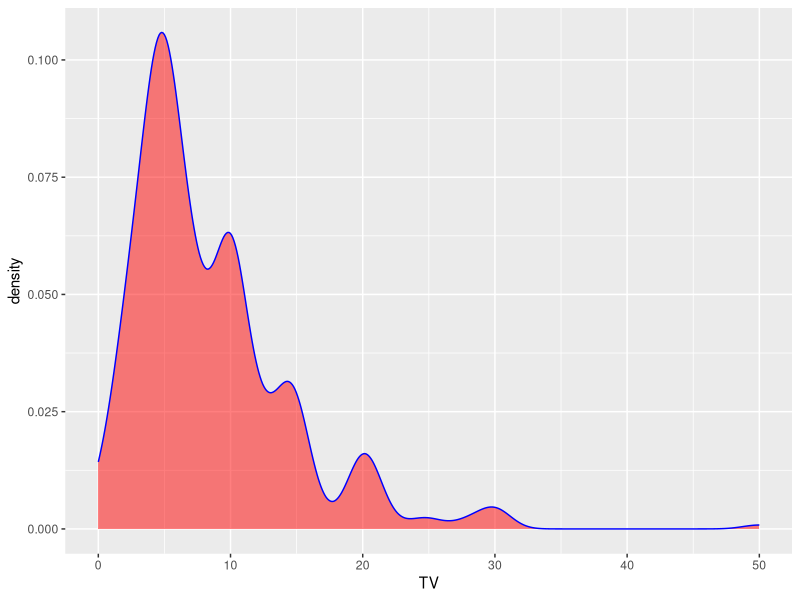
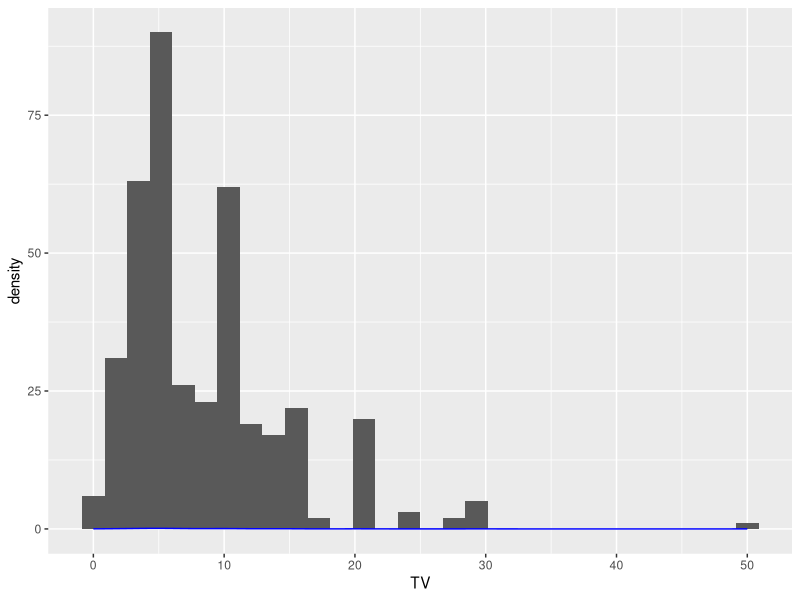
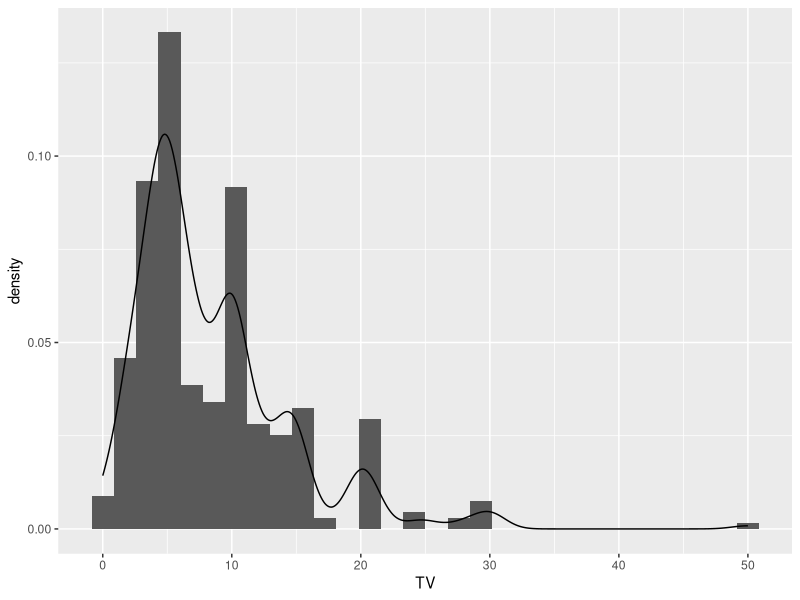
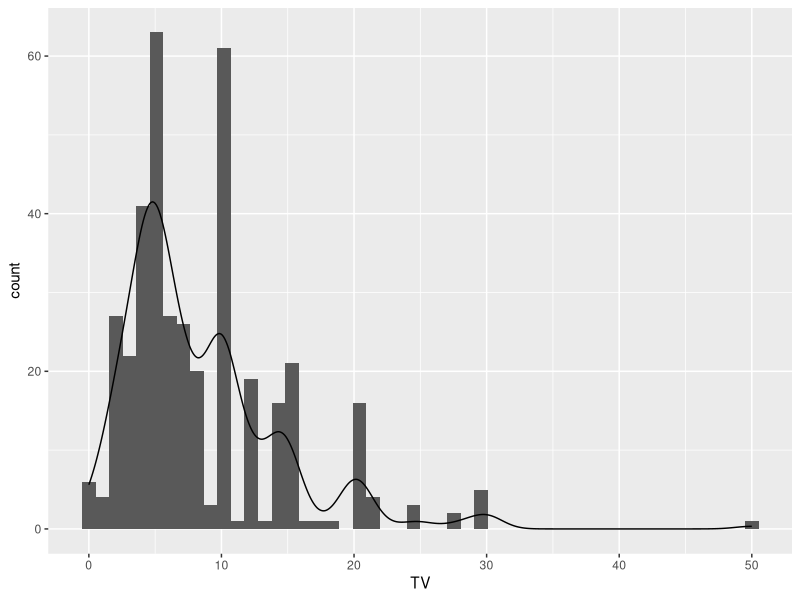
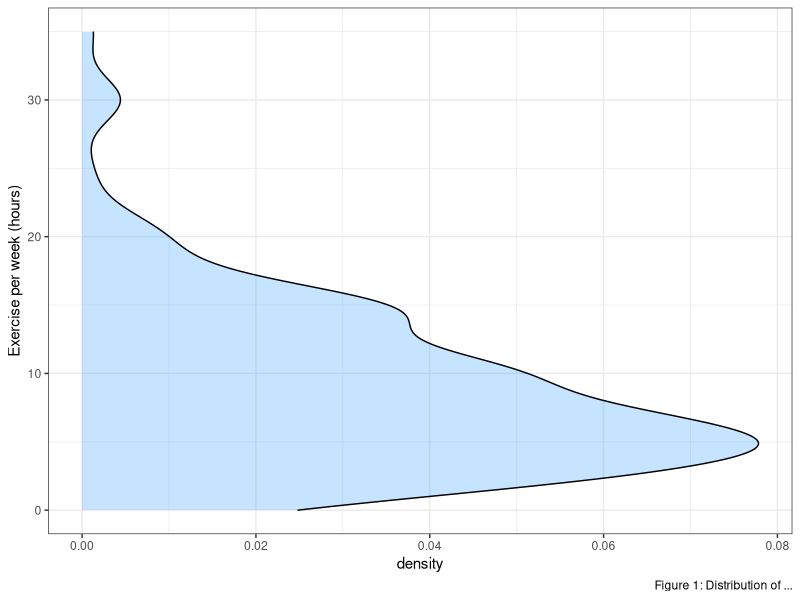
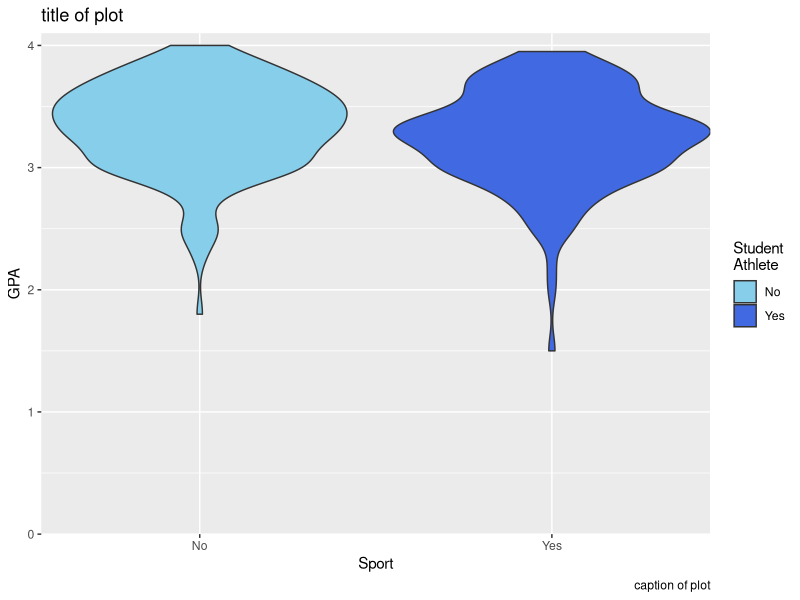
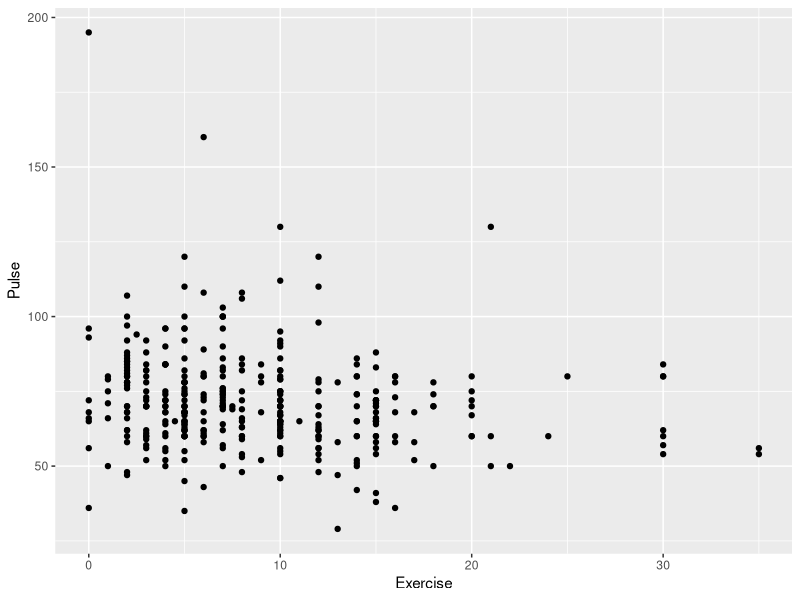
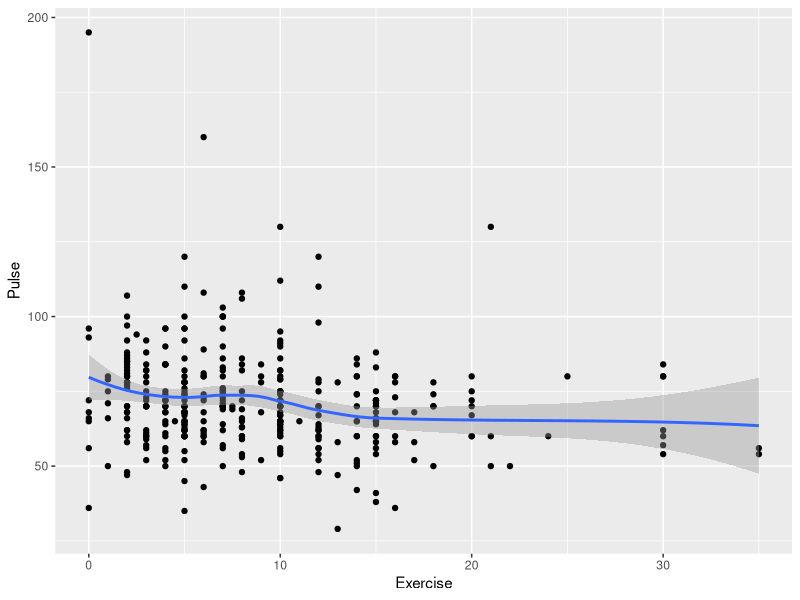

The R script that drew these images, in order: (Note: this script raises an error after producing the figures.)
## ---- chunk 1
rm(list = ls())

library(dplyr)
library(ggplot2)
library(here)
library(readr)

stat113 <- read_csv(here("data", "stat113_f18_s19.csv"))
## ---- chunk 2
base_plot <- ggplot(stat113, mapping = aes(x = TV))

## ---- chunk 3
base_plot+
     geom_density(color = "blue",
                  fill = "red",
                  alpha = 0.5)
## ---- chunk 4
# not working because the density and histogram scales are different
base_plot + geom_histogram() + geom_density(
     color = "blue")
## ---- chunk 5
# force the histogram to be on the density scale
base_plot + 
     geom_histogram(aes(y = after_stat(density)))+
     geom_density()
## ---- chunk 6
# force the density to be on the count scale
base_plot +
     geom_histogram(bins = 50)+
     geom_density(aes(y = after_stat(count)))
## ---- chunk 7
ggplot(data = stat113, aes(Exercise))+
     geom_density(fill = "dodger blue",
                  alpha = 0.25,
                  )+
     theme_bw()+ 
     coord_flip()+
     labs(caption = "Figure 1: Distribution of ...",
          x = "Exercise per week (hours)")

#coord_polar is a way to plot circular data (ex: wind direction, time, etc.)
     
## ---- chunk 8
award_plot <-
stat113 %>%
     filter(!is.na(Award)) %>%
     ggplot(aes(x = Award, fill = Award))+
     geom_bar()
## ---- chunk 9
# saving plots
ggsave(filename = "stat113_award_plot.jpg",
       plot = award_plot,
       width = 7,
       height = 4)
## ---- chunk 10
# make side-by-side boxplots
stat113%>% 
  filter(!is.na(Sport)) %>%
  ggplot(aes(x = Sport, 
             y = GPA, 
             fill = Sport))+
  geom_violin()+
  scale_fill_manual(
    values = c("skyblue", "royalblue"),
    name = "Student\nAthlete" # \n is used to insert a line break in text
  ) +
  labs(title = "title of plot",
       caption = "caption of plot")+
  coord_cartesian(ylim = c(0,4.1), expand = FALSE) # NA can also be used to define the upper bound based on how big the data gets
## ---- chunk 11
# create a scatter plot 
stat113 %>%
  ggplot(aes(x = Exercise, y= Pulse ))+
  geom_point()
## ---- chunk 12
# create a scatter plot 
stat113 %>%
  ggplot(aes(x = Exercise, y= Pulse ))+
  geom_point()+
  geom_smooth()
## ---- chunk 13
# create a scatter plot 
stat113 %>%
  ggplot(aes(x = Exercise, y= Pulse ))+
  geom_point()+
  geom_smooth(method = lm)
## ---- chunk 14
# create a scatter plot 
stat113 %>%
  filter(!is.na(Tattoo)) %>%
  ggplot(aes(x = TV, y= GPA, 
             color = Tattoo, fill = Tattoo, shape = Tattoo))+
  geom_point()+
  geom_smooth()+
  geom_smooth(method = lm) +
  facet_wrap(vars(Tattoo), scales = "free") +
  theme_bw()

# standard errors are controlled by the fill command
## ---- chunk 15
stat113 %>%
  filter(!is.na(Award), !is.na(Sport)) %>%
  ggplot(aes(x = Award, fill = Sport))+
  geom_bar(position = "stack")
## ---- chunk 16
# cluster bar chart
stat113 %>%
  filter(!is.na(Award), !is.na(Sport)) %>%
  ggplot(aes(x = Award, fill = Sport))+
  geom_bar(position = "dodge")
## ---- chunk 17
# filled bar chart, changes the y-axis to be a proportion
stat113 %>%
  filter(!is.na(Award), !is.na(Sport)) %>%
  ggplot(aes(x = Sport, fill = Award))+
  geom_bar(position = "fill")+
  labs(y= "Proportion") +
  scale_fill_viridis_d() +
  #scale_fill_brewer(palette = "Accent")+
  theme_bw()
## ---- chunk 18
# convert the Class variable into a factor
stat113 <- stat113 %>%
            mutate(Class = factor(Class))
## ---- chunk 19

stat113 %>%
  ggplot(aes(x = Class, y = GPA)) +
  
  geom_violin(aes(fill = Class, name = substitute(paste(italic("Stat 113\nSection")))))+
  
  scale_fill_viridis_d()+
 
  geom_boxplot(width = 0.3)+
  
  facet_wrap(vars(Term))+
  
  theme_bw() +
  coord_cartesian(ylim = c(0,4.1), expand = FALSE)+
  
  labs(x = substitute(paste(italic("Stat 113 Section"))),
       
       y = substitute(paste(bold("GPA"))),
       )
       

